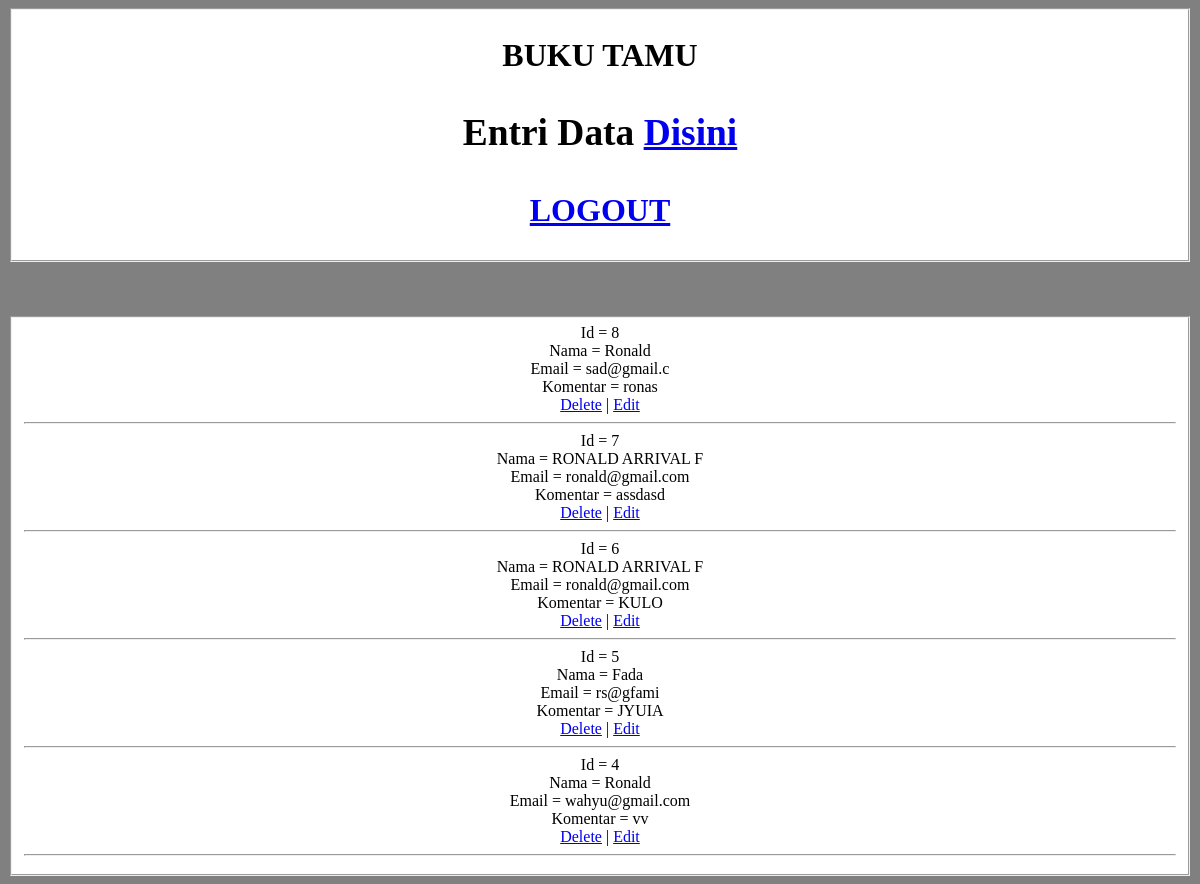
Page /DAFTAR.php on the committed database.
### tables this page shows
CREATE TABLE IF NOT EXISTS `tb_bukutamu` (
  `id` int(5) NOT NULL AUTO_INCREMENT,
  `nama` varchar(30) NOT NULL,
  `email` varchar(30) NOT NULL,
  `komentar` varchar(100) NOT NULL,
  PRIMARY KEY (`id`)
);

### DAFTAR.php (the view, shortened to what this page needs)
<html>
</head>
<body class="re">
<?php
echo '<fieldset class="tr">';
		echo '<h1><center>BUKU TAMU';
		echo "<h3>Entri Data <a href='lanjut.php'>Disini</a></h3>";
		echo "<a href='logout.php'>LOGOUT</a>";
		echo '</fieldset>'
?>
	<br><br><br>
		<fieldset class="we">
		<center>
		<?php
		$show = mysql_query("SELECT * FROM tb_bukutamu order by id DESC") or die (mysql_error());
		while($row = mysql_fetch_assoc($show)){
			$id = htmlentities($row['id']);
			$nama = htmlentities($row['nama']);
			$email = htmlentities($row['email']);
			$komentar = htmlentities($row['komentar']);
			echo "Id = $id<br>";
			echo "Nama = $nama<br>";
			echo "Email = $email<br>";
			echo "Komentar = $komentar<br>";
			echo "<a href=\"javascript:hapus('".$id."')\">Delete</a> | <a href='?method=edit&id=$id'>Edit</a>";
			echo "<hr>";
		}
	?>
	</center>
	</fieldset>
</body>
</html>

### DAFTAR.php (style rules this page uses)
.re { background : grey; }
.we { background : white; }
.tr { background : white; }

### delete.php (style rules this page uses)
.we { background : white; }

### rows in the picture
tb_bukutamu: id "8", nama "Ronald", email "sad@gmail.c", komentar "ronas"
tb_bukutamu: id "7", nama "RONALD ARRIVAL F", email "ronald@gmail.com", komentar "assdasd"
tb_bukutamu: id "6", nama "RONALD ARRIVAL F", email "ronald@gmail.com", komentar "KULO"
tb_bukutamu: id "5", nama "Fada", email "rs@gfami", komentar "JYUIA"
tb_bukutamu: id "4", nama "Ronald", email "wahyu@gmail.com", komentar "vv"
